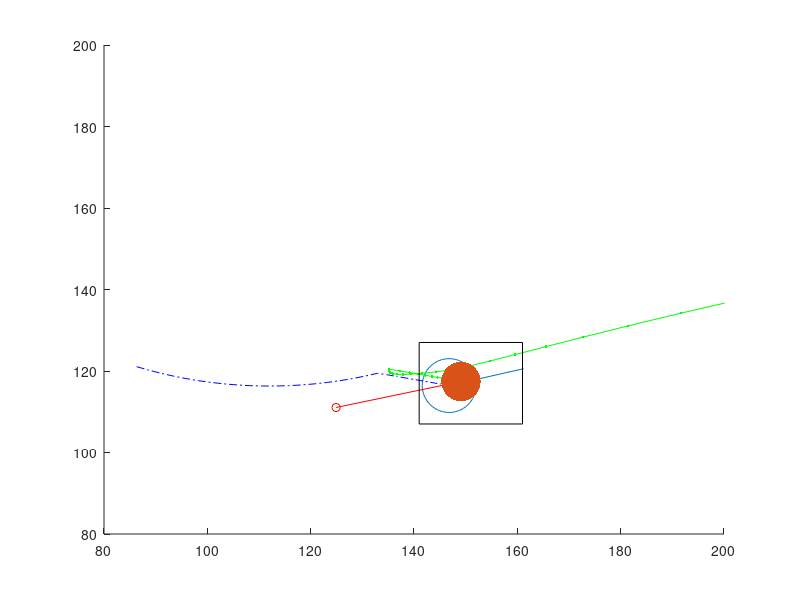

The MATLAB source for this figure:
delete(findall(0,'Type','figure'))
%initial positions
xcup = 60 + randi(40, 1);
ycup = 100 + randi(50, 1);
vxcup = 0;
vycup = 0;

box = [140 + randi(40, 1), 80 + randi(80, 1), 20, 20];

xarm = 250;
yarm = 150;
vxarm = 0;
vyarm = 0;


figure('units','normalized','outerposition',[0 0 1 1])
grid;
scatter(xcup, ycup, 1500)
hold on
s = scatter(xarm, yarm, 800, 'filled');

%Magic constants involved:
% Distance ahead of cup in which to move to
i = -15 + randi(30, 1);
angle = 0;
theta = pi;
dt = 0.15;

cupHisx = [];
cupHisy = [];
armHisx = [];
armHisy = [];
GRAB = 0;
ticks = 0;
while(1), %tick
    if(GRAB == 0),
        vxcup = 2.5*cos(2*i*pi/180);
        vycup = 2.5*sin(2*i*pi/180);

        %find likely direction and differential angle
        dangle = angle;
        angle = atan(vycup/vxcup);
        mag = 20*sqrt((vycup)^2 + (vxcup)^2);%approximate each tick makes 20 units movement
        dangle = dangle + angle;

        %move towards intercept point of the line 2 ticks in if far away
        dist = (sqrt((xarm-xcup)^2 + (yarm-ycup)^2));
        if(dist > 40),
            futurex = (xcup + mag*dt*cos(angle + dangle)) + mag*dt*cos(angle + 2*dangle);
            futurey = (ycup + mag*dt*sin(angle + dangle)) + mag*dt*sin(angle + 2*dangle);
        elseif(dist > 0),
            futurex = (xcup + mag*dt*cos(angle + dangle));
            futurey = (ycup + mag*dt*sin(angle + dangle));
        else
            futurex = (xcup);% + mag*dt*cos(angle));
            futurey = (ycup);% + mag*dt*sin(angle));
        end

        %First order
        vxarm = vxarm/10 + (futurex - xarm)/(10); %match cup velocity
        vyarm = vyarm/10 + (futurey - yarm)/(10);

        %Get orientation of tooltip, want theta = 180 + angle
        theta = (pi + atan((yarm - ycup)/(xarm - xcup)));

        %Check if in location
        if(sqrt((xarm-xcup)^2 + (yarm-ycup)^2) < 6),
            GRAB = 1;
        end
    else
       %We now have the cup
       vxarm = vxarm/10 + ((box(1) + 0.5*box(3)) - xarm )/8 ;
       vyarm = vyarm/10 + ((box(2) + 0.5*box(4)) - yarm )/8;
       
       vxcup = vxarm;
       vycup = vyarm;
       
       dist = sqrt((xarm - (box(1) + 0.5*box(3)))^2 + ... 
           (yarm - (box(2) + 0.5*box(4)))^2);
       if dist < 2,
           break
       end
    end
    
    pause(dt);
    %Tick operation updates
    clf
    i = i + 1;
    xarm = xarm + vxarm;
    yarm = yarm + vyarm;
    armHisx = [armHisx, xarm]; armHisy = [armHisy, yarm];
    xcup = xcup + vxcup;
    ycup = ycup + vycup;
    cupHisx = [cupHisx, xcup]; cupHisy = [cupHisy, ycup];
    scatter(xcup, ycup, 1500)
    hold on
    %Plot arm
    s = scatter(xarm, yarm, 800, 'filled');
    hold on
    %plot cup velocity vector
    plot([xcup,(xcup + 15*cos(angle))], ...
        [ycup, (ycup + 15*sin(angle))])
    hold on
    %Plot arm direction
    plot([xarm, xarm + 25*cos(theta)], ...
        [yarm, yarm + 25*sin(theta)], '-ro');
    hold on
    %plot arm history
    plot(armHisx, armHisy, '-g.');
    hold on
    %plot cup history
    plot(cupHisx, cupHisy, '-.b');
    hold on
    %plot box
    rectangle('Position', box);
    axis([80, 200, 80, 200]);
    ticks = ticks + 1;
    if(ticks > 63),
        break
    end
    
    
end